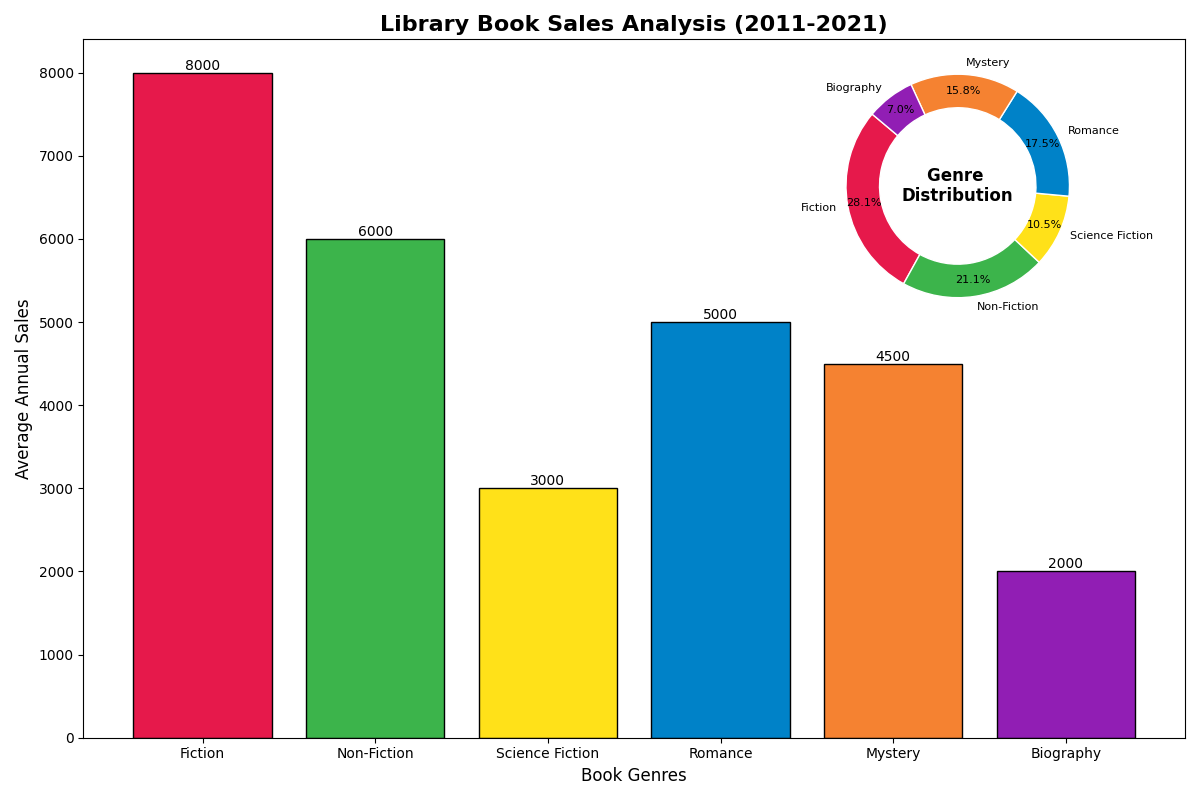

Source code (Python):
import matplotlib.pyplot as plt
import numpy as np
from mpl_toolkits.axes_grid1.inset_locator import inset_axes

# Data
genres = ['Fiction', 'Non-Fiction', 'Science Fiction', 'Romance', 'Mystery', 'Biography']
average_annual_sales = np.array([8000, 6000, 3000, 5000, 4500, 2000])
total_sales = np.sum(average_annual_sales)
percentage_sales = (average_annual_sales / total_sales) * 100

# New set of colors for genres
new_colors = ['#e6194b', '#3cb44b', '#ffe119', '#0082c8', '#f58231', '#911eb4']

# Create a figure with bar chart
fig, ax = plt.subplots(figsize=(12, 8))

# Bar Chart
bars = ax.bar(genres, average_annual_sales, color=new_colors, edgecolor='black')

# Title and Labels
ax.set_title('Library Book Sales Analysis (2011-2021)', fontsize=16, fontweight='bold')
ax.set_xlabel('Book Genres', fontsize=12)
ax.set_ylabel('Average Annual Sales', fontsize=12)

# Display sales values on top of the bars
for bar, sales in zip(bars, average_annual_sales):
    height = bar.get_height()
    ax.text(bar.get_x() + bar.get_width() / 2, height, f'{sales}', 
            ha='center', va='bottom', fontsize=10, color='black')

# Inset Donut Chart
ax_inset = inset_axes(ax, width="40%", height="40%", loc="upper right")

# Donut Chart
ax_inset.pie(percentage_sales, labels=genres, autopct='%1.1f%%', startangle=140, colors=new_colors, pctdistance=0.85,
             wedgeprops=dict(width=0.3, edgecolor='w'), textprops={'color': 'black', 'fontsize': 8})

# Center text
ax_inset.text(0, 0, 'Genre \nDistribution', 
              horizontalalignment='center', verticalalignment='center', 
              fontsize=12, fontweight='bold')

# Remove axes from pie chart
ax_inset.axis('off')

# Adjust layout
plt.tight_layout()

# Display the plot
plt.show()
